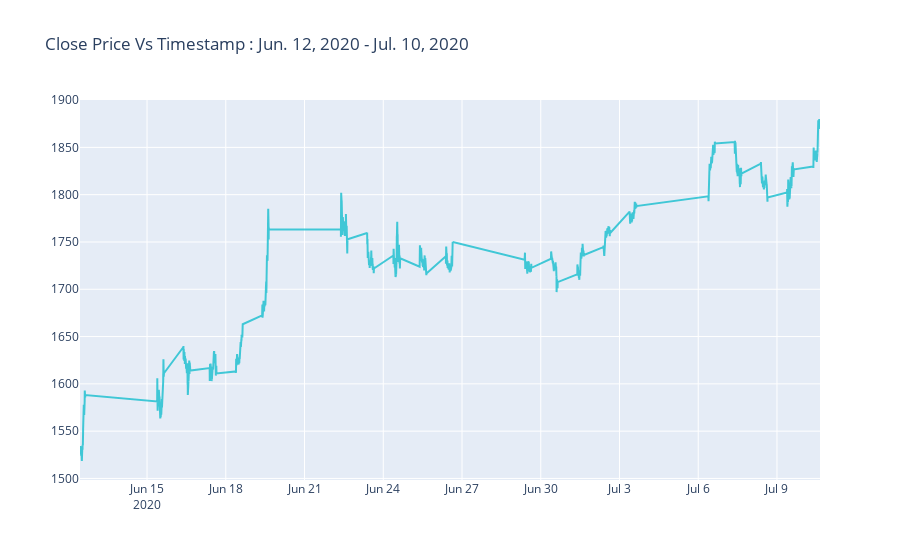

The code cell stored with this chart in its notebook:
### Code cell
one = go.Scatter(
      x = reliance.index,
      y = reliance['close_price'],
      name = "Close Price",
      line = dict(color="#17BEcf"),
      opacity = 0.8)

data = [one]

layout = dict(title="Close Price Vs Timestamp : Jun. 12, 2020 - Jul. 10, 2020")

fig = dict(data=data, layout=layout)

iplot(fig, filename="RELIANCE Stock Price")

### Figure 1 — Plotly figure (JSON) as saved in the notebook; plotly's stock layout.template omitted (floating-point values rounded to 4 significant figures; data arrays with more than 128 entries replaced by an {"elided": "..."} marker saying what was removed)
{"data": [{"line": {"color": "#17BEcf"}, "name": "Close Price", "opacity": 0.8, "type": "scatter", "x": {"elided": "7779 str values"}, "y": {"elided": "7779 float values"}}], "layout": {"title": {"text": "Close Price Vs Timestamp : Jun. 12, 2020 - Jul. 10, 2020"}}}
